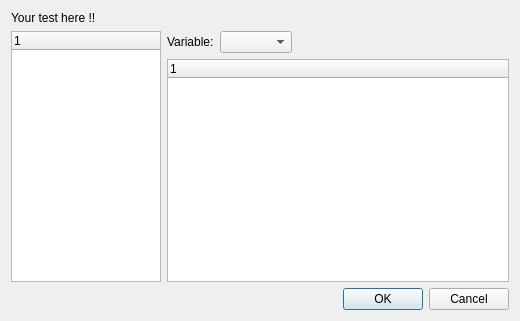
<?xml version="1.0" encoding="UTF-8"?>
<ui version="4.0">
 <class>CharacLineChartSettingsDialog</class>
 <widget class="QDialog" name="CharacLineChartSettingsDialog">
  <property name="geometry">
   <rect>
    <x>0</x>
    <y>0</y>
    <width>520</width>
    <height>321</height>
   </rect>
  </property>
  <property name="windowTitle">
   <string>Characterization Line Chart Template</string>
  </property>
  <property name="windowIcon">
   <iconset resource="gex.qrc">
    <normaloff>:/gex/icons/gex_application_48x48.png</normaloff>:/gex/icons/gex_application_48x48.png</iconset>
  </property>
  <layout class="QGridLayout" name="gridLayout">
   <item row="0" column="0">
    <widget class="QLabel" name="label">
     <property name="text">
      <string>Your test here !!</string>
     </property>
    </widget>
   </item>
   <item row="1" column="0">
    <layout class="QHBoxLayout" name="horizontalLayout_2">
     <item>
      <widget class="QTreeWidget" name="treeWidgetConditions">
       <property name="sizePolicy">
        <sizepolicy hsizetype="Fixed" vsizetype="Expanding">
         <horstretch>0</horstretch>
         <verstretch>0</verstretch>
        </sizepolicy>
       </property>
       <property name="minimumSize">
        <size>
         <width>150</width>
         <height>0</height>
        </size>
       </property>
       <property name="maximumSize">
        <size>
         <width>150</width>
         <height>16777215</height>
        </size>
       </property>
       <column>
        <property name="text">
         <string notr="true">1</string>
        </property>
       </column>
      </widget>
     </item>
     <item>
      <layout class="QVBoxLayout" name="verticalLayout">
       <item>
        <layout class="QHBoxLayout" name="horizontalLayout">
         <item>
          <widget class="QLabel" name="label_2">
           <property name="text">
            <string>Variable:</string>
           </property>
          </widget>
         </item>
         <item>
          <widget class="QComboBox" name="comboBoxVariable"/>
         </item>
         <item>
          <spacer name="horizontalSpacer">
           <property name="orientation">
            <enum>Qt::Horizontal</enum>
           </property>
           <property name="sizeHint" stdset="0">
            <size>
             <width>40</width>
             <height>20</height>
            </size>
           </property>
          </spacer>
         </item>
        </layout>
       </item>
       <item>
        <widget class="QTreeWidget" name="treeWidgetSeries">
         <column>
          <property name="text">
           <string notr="true">1</string>
          </property>
         </column>
        </widget>
       </item>
      </layout>
     </item>
    </layout>
   </item>
   <item row="2" column="0">
    <widget class="QDialogButtonBox" name="buttonBox">
     <property name="orientation">
      <enum>Qt::Horizontal</enum>
     </property>
     <property name="standardButtons">
      <set>QDialogButtonBox::Cancel|QDialogButtonBox::Ok</set>
     </property>
    </widget>
   </item>
  </layout>
 </widget>
 <resources>
  <include location="gex.qrc"/>
 </resources>
 <connections>
  <connection>
   <sender>buttonBox</sender>
   <signal>accepted()</signal>
   <receiver>CharacLineChartSettingsDialog</receiver>
   <slot>accept()</slot>
   <hints>
    <hint type="sourcelabel">
     <x>248</x>
     <y>254</y>
    </hint>
    <hint type="destinationlabel">
     <x>157</x>
     <y>274</y>
    </hint>
   </hints>
  </connection>
  <connection>
   <sender>buttonBox</sender>
   <signal>rejected()</signal>
   <receiver>CharacLineChartSettingsDialog</receiver>
   <slot>reject()</slot>
   <hints>
    <hint type="sourcelabel">
     <x>316</x>
     <y>260</y>
    </hint>
    <hint type="destinationlabel">
     <x>286</x>
     <y>274</y>
    </hint>
   </hints>
  </connection>
 </connections>
</ui>
